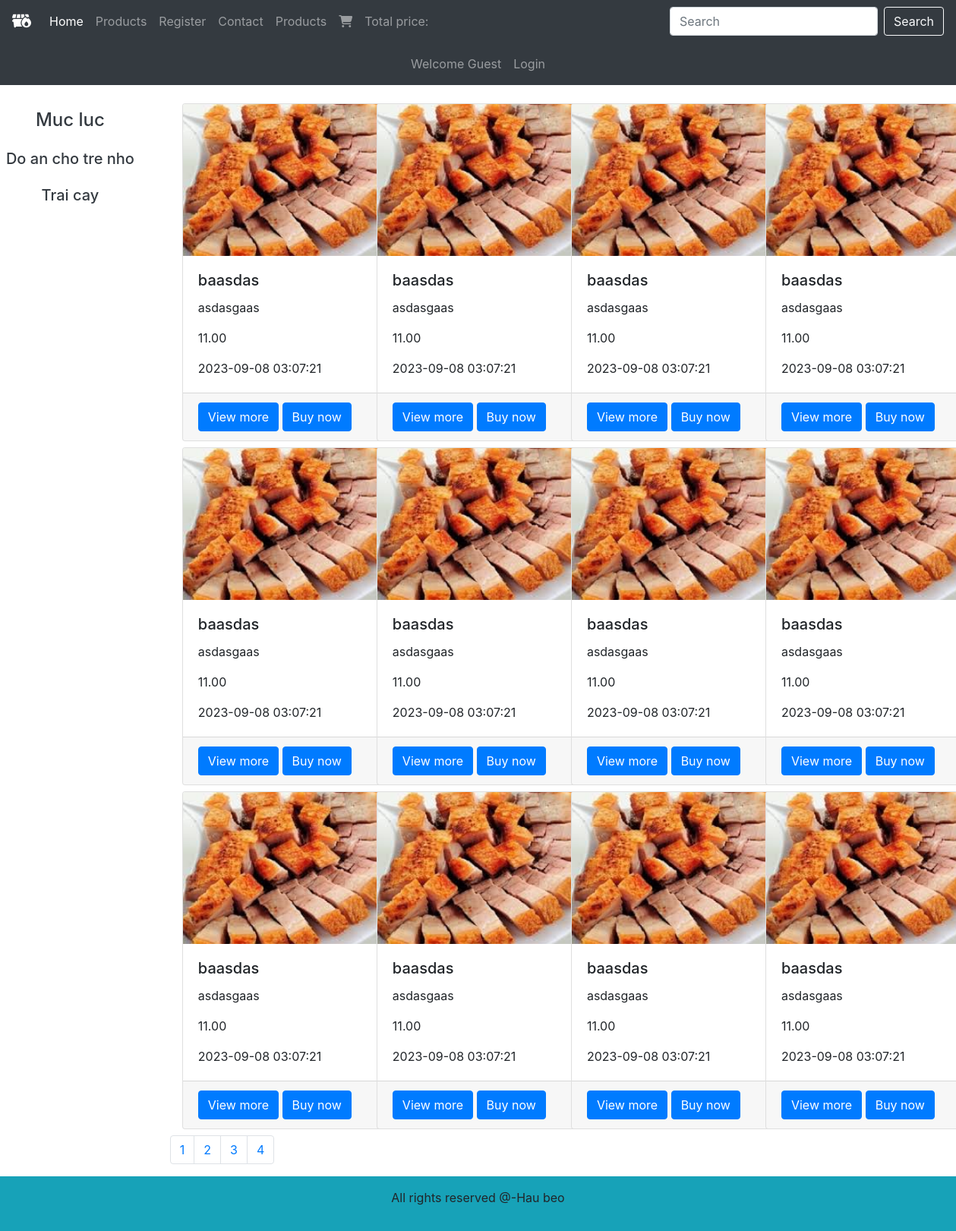
Screenshot of /?page=2 with the database file from the repository.
### tables this page shows
CREATE TABLE `categories` (
  `category_id` int(11) NOT NULL,
  `category_title` varchar(100) NOT NULL
);

CREATE TABLE `products` (
  `product_id` int(11) NOT NULL,
  `product_title` varchar(100) NOT NULL,
  `product_description` varchar(255) NOT NULL,
  `product_keyword` varchar(100) NOT NULL,
  `category_id` int(11) NOT NULL,
  `product_image1` varchar(255) NOT NULL,
  `product_image2` varchar(255) NOT NULL,
  `product_image3` varchar(255) NOT NULL,
  `product_price` decimal(5,2) NOT NULL,
  `date` timestamp NOT NULL DEFAULT current_timestamp() ON UPDATE current_timestamp(),
  `status` varchar(100) NOT NULL,
  `quantity` int(11) DEFAULT NULL
);

### resources/showproducts.php (the view, shortened to what this page needs)
<?php
function getProducts()
{
  include('./includes/connect.php');
  $itemsPerPage = 12;
  $currentPage = isset($_GET['page']) ? (int) $_GET['page'] : 1;
  $displayedProductIds = array();
  $offset = ($currentPage - 1) * $itemsPerPage;
  $select_query = "SELECT * FROM `products` LIMIT $offset, $itemsPerPage";
  $result_query = mysqli_query($con, $select_query);
  while ($row = mysqli_fetch_assoc($result_query)) {
    $product_title = $row['product_title'];
    $product_description = $row['product_description'];
    $product_keyword = $row['product_keyword'];
    $product_image1 = $row['product_image1'];
    $product_price = $row['product_price'];
    $date = $row['date'];
    $product_id = $row['product_id'];
    if (!in_array($product_id, $displayedProductIds)) {
      $displayedProductIds[] = $product_id;
      echo '<div class="col-md-3 mb-2">
      <div class="card" style="width: 18rem;">
      <img src="/Mysite/ecom/assets/img/' . $product_image1 . '" class="card-img-top custom-card-img" alt="' . $product_keyword . '">
      <div class="card-body">
          <h5 class="card-title">' . $product_title . '</h5>
          <p class="card-text"> ' . $product_description . ' </p>
          <p class="card-text"> ' . $product_price . ' </p>
          <p class="card-text"> ' . $date . ' </p>
        </div>
        <div class="card-footer">
          <a href="./resources/product_detail.php?product_id=' . $product_id . '" class="btn btn-primary">View more</a>
          <a href="./resources/checkout_result.php?product_id=' . $product_id . '" class="btn btn-primary">Buy now</a>
        </div>
      </div>
    </div>';
    }
  }
}
?>

### resources/getcategories.php (shortened to what this page needs)
<?php
function getCategories()
{
  include('./includes/connect.php');
  $select_categories = "SELECT * FROM `categories`";
  $result_categories = mysqli_query($con, $select_categories);
  while ($row_data = mysqli_fetch_assoc($result_categories)) {
    $category_title = $row_data['category_title'];
    $category_id = $row_data['category_id'];
    echo "<li class='nav-item'>
       <a href='index.php?category_id=$category_id' class='nav-link text-dark'><h5>$category_title</h5></a></li>";
  }
}
?>

### assets/css/style.css (style rules this page uses)
.custom-card-img { width: 100%; height: 200px; object-fit: cover; }

### rows the page displays
categories: category_title "Do an cho tre nho"
categories: category_title "Trai cay"
products: product_image1 (picture), product_title "baasdas", product_description "asdasgaas", product_price "11.00", date "2023-09-08 03:07:21"
products: product_image1 (picture), product_title "baasdas", product_description "asdasgaas", product_price "11.00", date "2023-09-08 03:07:21"
products: product_image1 (picture), product_title "baasdas", product_description "asdasgaas", product_price "11.00", date "2023-09-08 03:07:21"
products: product_image1 (picture), product_title "baasdas", product_description "asdasgaas", product_price "11.00", date "2023-09-08 03:07:21"
products: product_image1 (picture), product_title "baasdas", product_description "asdasgaas", product_price "11.00", date "2023-09-08 03:07:21"
products: product_image1 (picture), product_title "baasdas", product_description "asdasgaas", product_price "11.00", date "2023-09-08 03:07:21"
products: product_image1 (picture), product_title "baasdas", product_description "asdasgaas", product_price "11.00", date "2023-09-08 03:07:21"
products: product_image1 (picture), product_title "baasdas", product_description "asdasgaas", product_price "11.00", date "2023-09-08 03:07:21"
products: product_image1 (picture), product_title "baasdas", product_description "asdasgaas", product_price "11.00", date "2023-09-08 03:07:21"
products: product_image1 (picture), product_title "baasdas", product_description "asdasgaas", product_price "11.00", date "2023-09-08 03:07:21"
products: product_image1 (picture), product_title "baasdas", product_description "asdasgaas", product_price "11.00", date "2023-09-08 03:07:21"
products: product_image1 (picture), product_title "baasdas", product_description "asdasgaas", product_price "11.00", date "2023-09-08 03:07:21"
